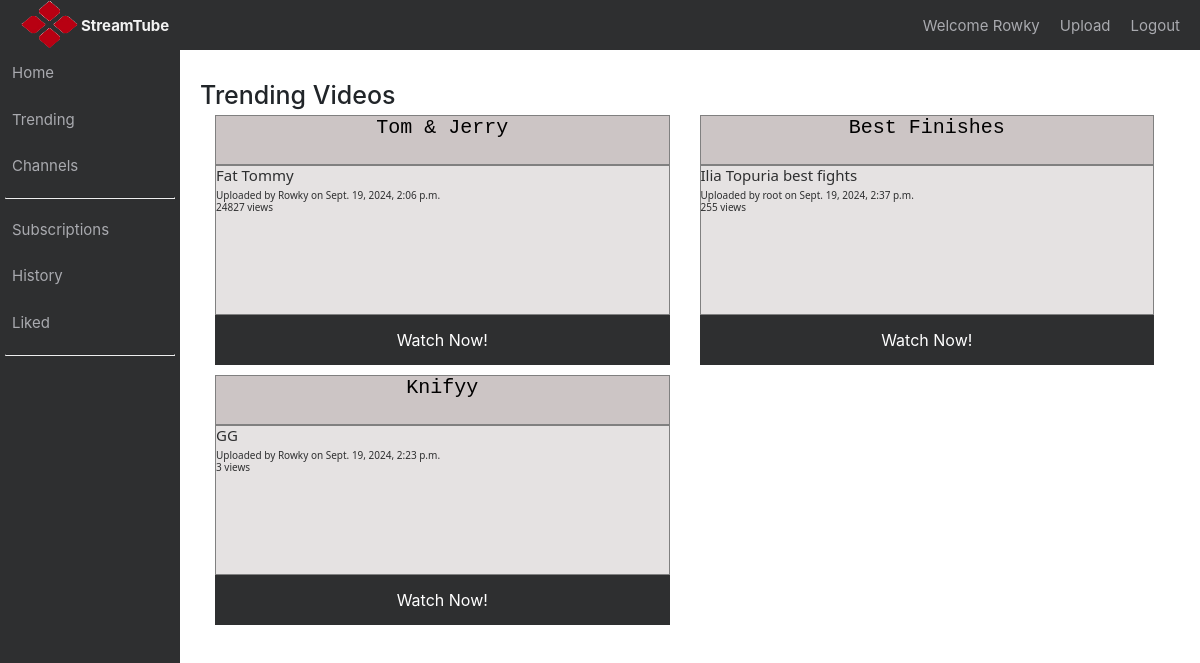
The page /trending/ (signed in) on the database its author committed.
### youtube/models.py (models this page shows)
class Video(models.Model):
    title = models.CharField(max_length=30)
    description = models.TextField(max_length=300)
    path = models.CharField(max_length=60)
    datetime = models.DateTimeField(blank=False, null=False) #todo: auto_now=True
    user = models.ForeignKey('auth.User', on_delete=models.CASCADE)
    number_of_views = models.IntegerField(blank=True, default=0)

### youtube/views.py (the view)
# urls.py: path('trending/', views.trending, name='trending'),
def trending(request):
    context = {}
    videos = Video.objects.all().order_by('-number_of_views')[:5]
    context['videos'] = videos
    try:
        channel = Channel.objects.filter(user__username = request.user).get().channel_name != ""
        print(channel)
        context['channel'] = channel
    except Channel.DoesNotExist:
        channel = False
    return render(request, "trending.html", context)

### youtube/templates/trending.html (shortened to what this page needs)
{% extends "parent.html" %}
	{% block body %}
	<div class="video_area">
		<div class="ad_area">
			<h1>Trending Videos</h1>
			{% for video in videos %}
			<div class = "video_advertisement col-md-6">
				<div class="video_title">
					<h2 align="center" style="font-family: Courier New">{{ video.title }}</h2>
				</div>
				<div class="video_description">
					<h4 align="left">{{ video.description }}</h5>
                    <h6 align="left, bottom" style="position: relative; float:bottom; margin-bottom:0px">Uploaded by {{ video.user }} on {{ video.datetime }}</h6>
                    <h6 align = "left">{{ video.number_of_views }} views</h6>
				</div>
				<div class="watch_now">
					<a href="/video/{{ video.id }}/{{ 1 }}/"><button class="button button5">Watch Now!</button></a>
				</div>
			</div>
			{% endfor %}
		</div>
	</div>>
	{% endblock %}

### youtube/templates/parent.html (shortened to what this page needs)
<!doctype html>
<html>
    <head>
        {% load static %}
        <link rel='stylesheet' href="{% static 'css/homepage.css' %}">
        <link rel="stylesheet" href="//maxcdn.bootstrapcdn.com/bootstrap/3.2.0/css/bootstrap.min.css">
        <link rel="stylesheet" href="//maxcdn.bootstrapcdn.com/bootstrap/3.2.0/css/bootstrap-theme.min.css">
        <link rel="stylesheet" href="https://maxcdn.bootstrapcdn.com/bootstrap/3.3.7/css/bootstrap.min.css">
        <link rel="stylesheet" href="https://stackpath.bootstrapcdn.com/bootstrap/4.1.3/css/bootstrap.min.css">
    </head>
    <body style='background-color:"#414040"'>
            <div class="navbar_top">
                <div class="navbar_top_left">
                    <ul class="Ytlogo">
                        <li><a href="/"><img src="/static/images/logo.png" width='60px' height='50px' alt="image is here!!"></a></li>
                    </ul>
                    <ul class="Ythead">
                        <li><a href="/"><b>StreamTube</b></a></li>
                    </ul>
                </div>
                <div class="navbar_top_right">
                    {% if user.is_authenticated %}
                    <ul class="top_right_content">
                        <li><a href="/logout">Logout</a></li>
                    </ul>
                        {% if channel %}
                        <ul class="top_right_content">
                            <li><a class="{% if request.path == '/new_video' %} active {% endif %}" href="/new_video">Upload</a></li>
                        </ul>
                        <ul class="top_right_content">
                            <li><a href="/{{ user }}/channel">Welcome {{ user }}</a></li>
                        </ul>
                        {% else %}
                        <ul class="top_right_content">
                            <li><a href="/createchannel">Create Channel</a></li>
                        </ul>
                        {% endif %}
                    {% endif %}
                </div>
            </div>
            <div class="navbar_left">
                <div class="vertical-menu">
                    <a href="/">Home</a>
                    <a href="{% url 'trending' %}">Trending</a>
                    <a href="{% url 'channels_list' %}">Channels</a>
                    <hr class="horizontal_line">
                    <a href="{% url 'subscriptions' %}">Subscriptions</a>
                    <a href="{% url 'watch_history' %}">History</a>
                    <a href="{% url 'liked_videos' %}">Liked</a>
                    <hr class="horizontal_line">
                </div>
            </div>
            {% block body %}
            {% endblock %}
    </body>
</html>

### youtube/static/css/homepage.css (style rules this page uses)
* { padding: 0; margin: 0; font-size: 15px; }
.navbar_top { background-color: #2e2f30; padding: 0px; margin: 0px; width: 100%; height:50px; }
.navbar_top_left { position: fixed; background-color: #2e2f30; height: 100%; width: 15%; }
.navbar_top_right { float: right; background-color: #2e2f30; height: 100%; width: 30%; }
.Ytlogo { float: left; list-style: none; padding-left: 20px; }
.Ythead { float: left; list-style: none; padding-left: 1px; padding-top: 15px; }
.Ythead a { color: #f2f2f2; text-decoration: none; }
.navbar_left { float: left; background-color: #2e2f30; padding: 0; margin: 0; width: 15%; position: fixed; height: 100%; overflow: auto; }
.video_area { float: right; background-color: white; padding: 0; margin: 0; width: 85%; }
.horizontal_line { display: block; margin-top: 0.5em; margin-bottom: 0.5em; margin-left: 5px; margin-right: 5px; border-style: inset; border-width: 0.5px; color: white; }
.ad_area { float: top; background-color: white; width: 95%; margin-left: 20px; margin-right: 20px; margin-top: 30px; height: 250px; }
.video_advertisement { height: 100%; width: 35%; margin-left: 0px; margin-top: 0px; margin-bottom: 10px; background-color: white; }
.top_right_content { float: right; list-style: none; margin-right: 20px; margin-top: 15px; }
.top_right_content a { color:#a9aaaf; text-decoration: none; }
.vertical-menu { width: 100%; }
.vertical-menu a { background-color: #2e2f30; color: #a9aaaf; display: block; padding: 12px; text-decoration: none; }
.video_title { float: top; width: 100%; height: 20%; background-color: rgb(204, 197, 197); border: 1px solid gray; color: black; box-shadow: #2e2f30 10px; }
.video_description { float: top; width: 100%; height: 60%; border: 1px solid gray; background-color: rgb(229, 226, 226); color: #2e2f30; font-family: 'Segoe UI', Tahoma, Geneva, Verdana, sans-serif; }
.watch_now { float: top; width: 100%; height: 20%; }
.watch_now a { background-color: red; }
.watch_now a button { color: white; background-color: #2e2f30; border: none; }
.button { background-color: #4CAF50; border: none; color: white; text-align: center; text-decoration: none; display: inline-block; font-size: 16px; width: 100%; height: 100%; -webkit-transition-duration: 0.4s; transition-duration: 0.4s; cursor: pointer; }
.button5 { background-color: #858687; color: black; border: 2px solid #555555; }

### rows shown on the page
Video: title "Tom & Jerry", description "Fat Tommy", user "Rowky", datetime "Sept. 19, 2024, 2:06 p.m.", number_of_views "24827"
Video: title "Best Finishes", description "Ilia Topuria best fights", user "root", datetime "Sept. 19, 2024, 2:37 p.m.", number_of_views "255"
Video: title "Knifyy", description "GG", user "Rowky", datetime "Sept. 19, 2024, 2:23 p.m.", number_of_views "3"

### other values the page prints
{{ user }} "Rowky"
